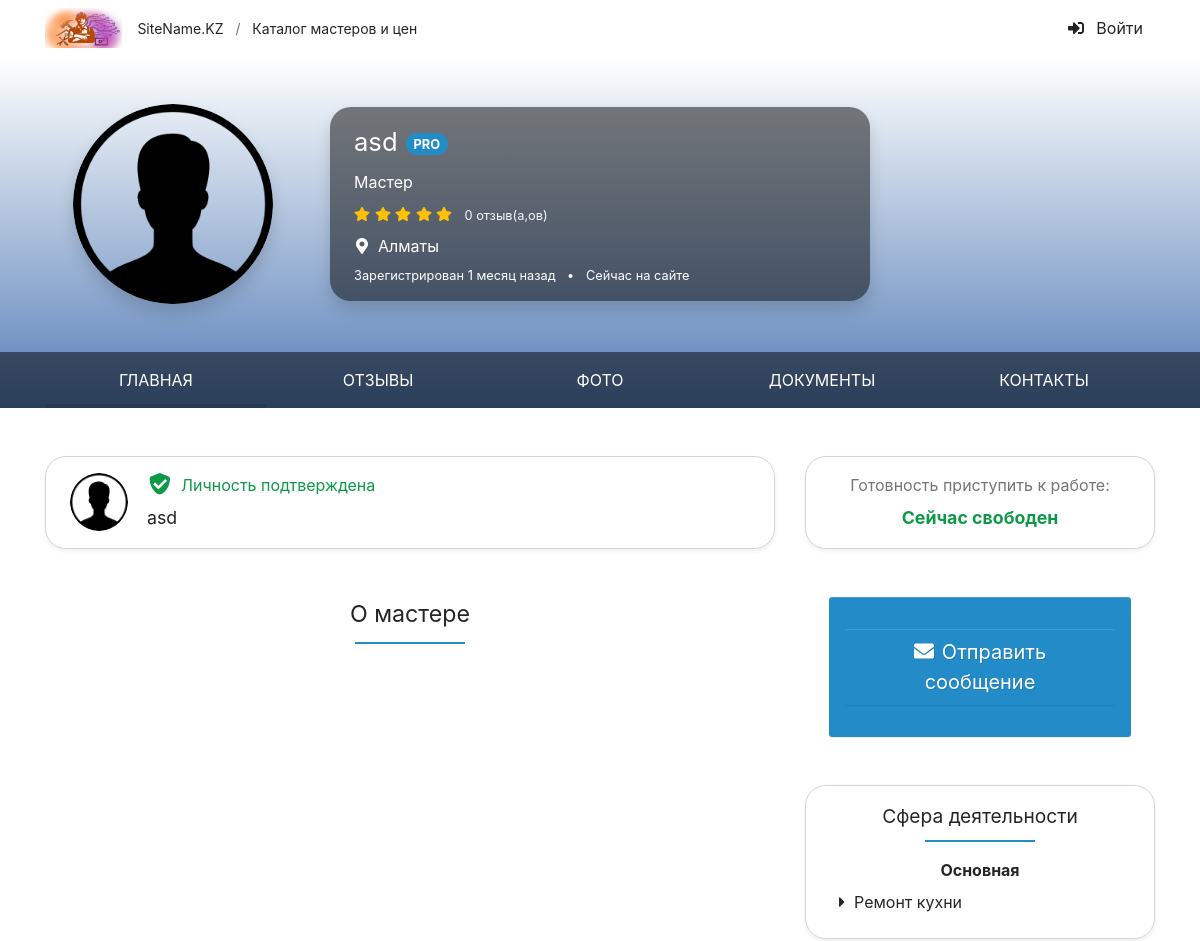
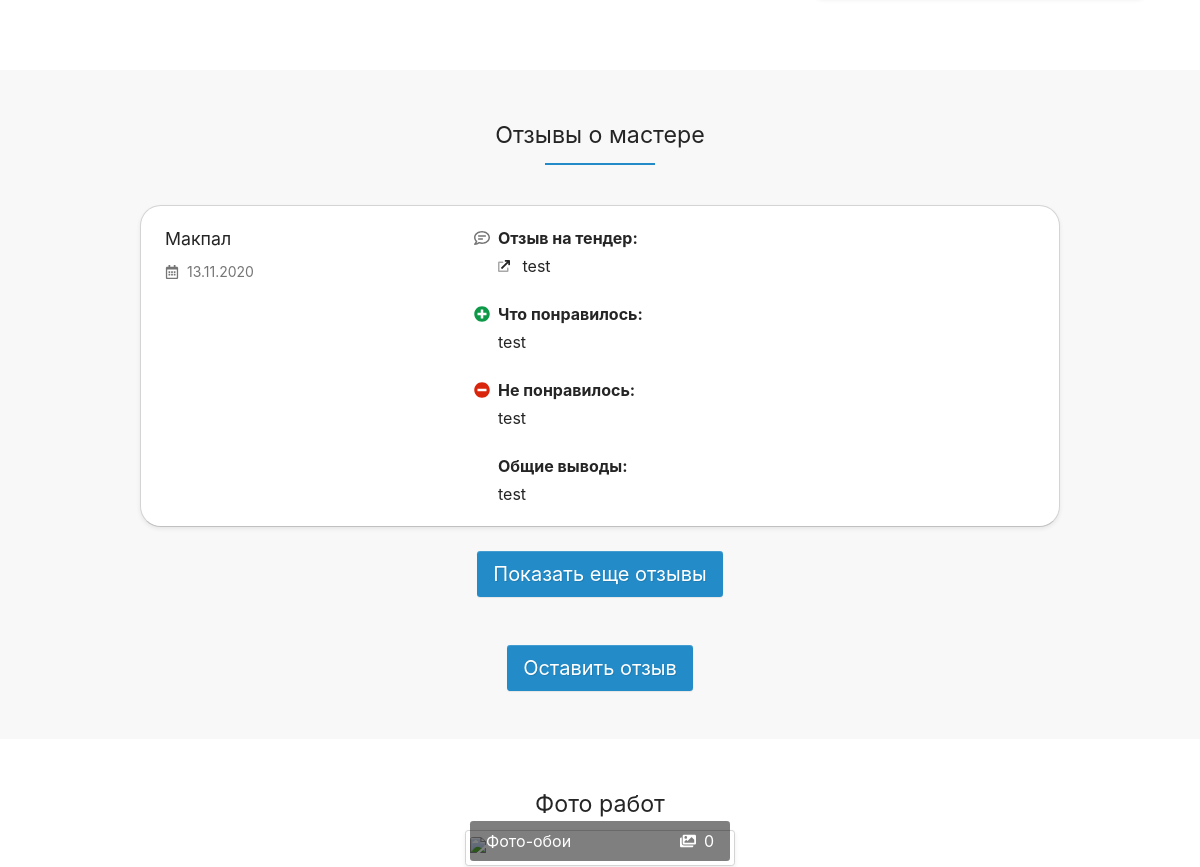
The page /employeeProfile.php?uid=19 (upper part) on the database as committed earlier (2 pictures, top to bottom).
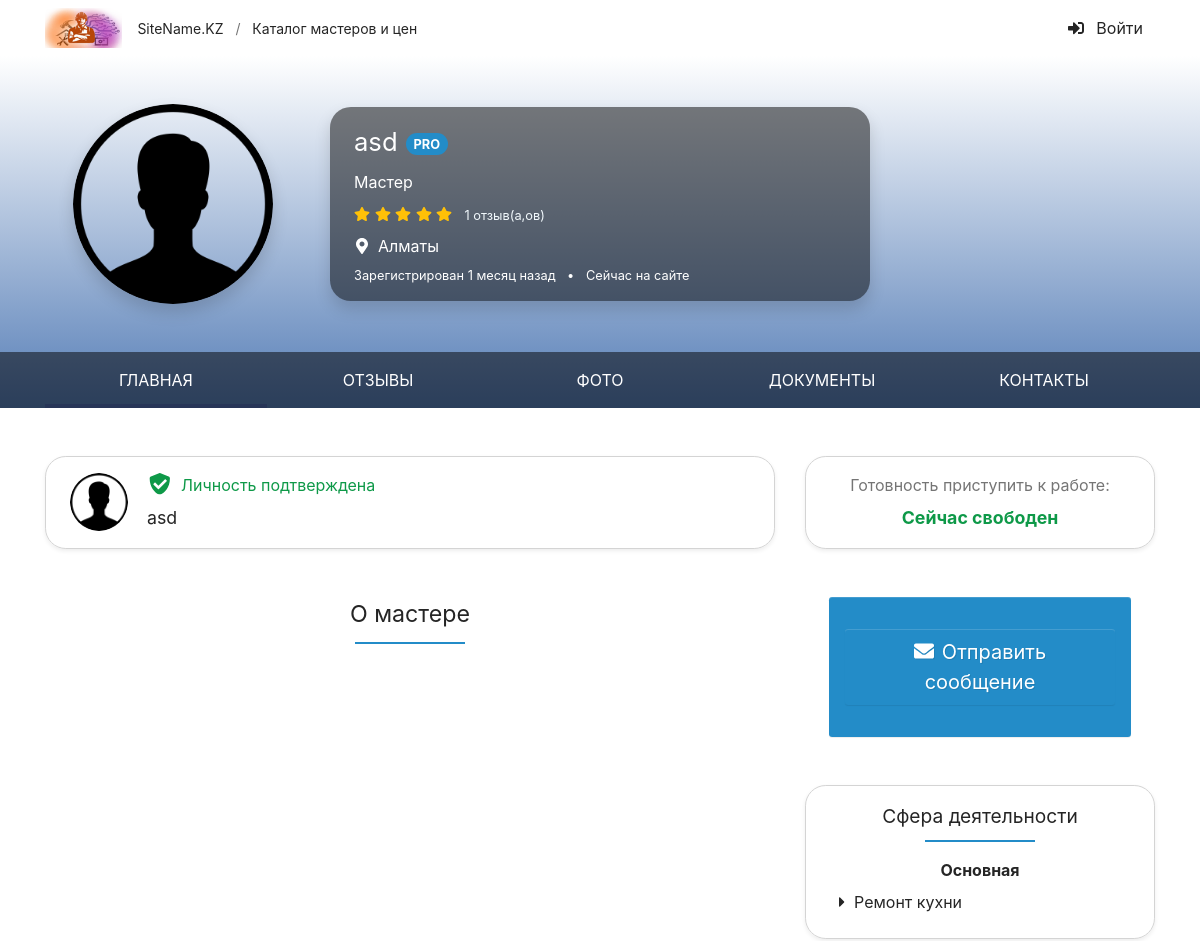
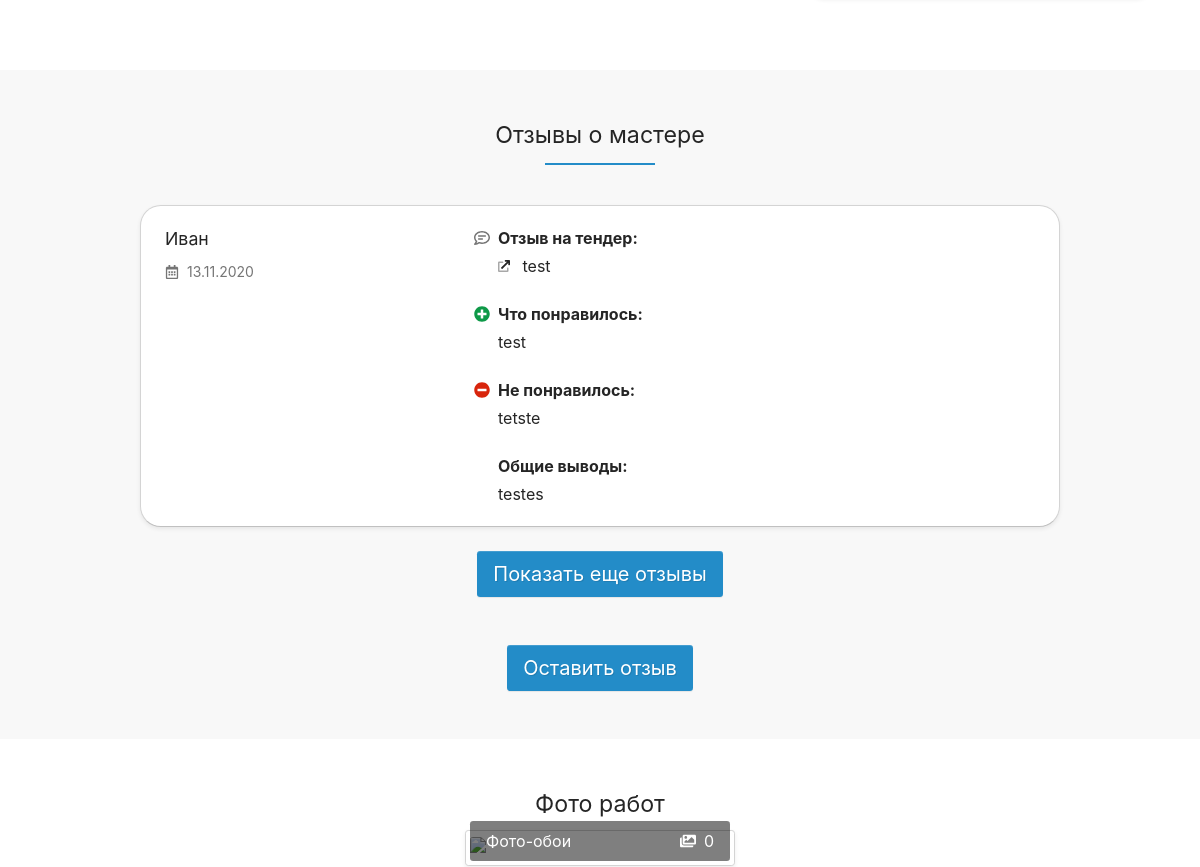
The same page on the database as committed later (2 pictures, top to bottom).
### tables this page shows
CREATE TABLE `users` (
  `ID` int(11) NOT NULL,
  `NAME` varchar(255) NOT NULL,
  `LASTNAME` varchar(255) NOT NULL,
  `PHONE` varchar(255) NOT NULL,
  `TYPE` int(11) NOT NULL,
  `PASSWORD` varchar(255) NOT NULL,
  `STATUS` int(11) NOT NULL,
  `LOCATION` int(11) NOT NULL,
  `ABOUT` mediumtext NOT NULL,
  `AVATAR` varchar(100) NOT NULL,
  `POST_DATE` date DEFAULT NULL
);

CREATE TABLE `dic_country` (
  `ID` int(11) NOT NULL,
  `NAME` varchar(255) NOT NULL
);

CREATE TABLE `services` (
  `ID` int(11) NOT NULL,
  `NAME_SERV` varchar(255) NOT NULL,
  `SPECID` int(11) NOT NULL
);

CREATE TABLE `review` (
  `ID` int(11) NOT NULL,
  `REV_TENDER` mediumtext NOT NULL,
  `LIKE_REV` mediumtext NOT NULL,
  `NOTLIKE_REV` mediumtext NOT NULL,
  `ALL_CONCL` mediumtext NOT NULL,
  `ID_FROM` int(11) NOT NULL,
  `ID_TO` int(11) NOT NULL,
  `DATE_COMMENT` date NOT NULL
);

### employeeProfile.php (the view, shortened to what the changed rows need)
<!DOCTYPE html>
<html lang="ru">
<head>
<link href="Theme/css/photoswipe.css" rel="stylesheet">
<link href="Theme/css/default-skin.css" rel="stylesheet">
<link href="Theme/css/site.css" rel="stylesheet">
</head>
<body id="top" data-spy="scroll" data-target="#navbar" data-offset="100">
<section style="background: linear-gradient(#FFFFFF, #567EB7);">
    <div>
        <div class="container py-4 py-md-5">
            <div class="row align-items-center">
            <?php
               $uid = $_GET['uid'];
               require_once 'conn.php';
               $query2 ="SELECT u.*, d.name FROM `users` u, dic_country d where u.location = d.id and u.id = $uid";
               $result2 = mysqli_query($link, $query2) or die("Ошибка " . mysqli_error($link));
               $rows2 = mysqli_fetch_all($result2, MYSQLI_ASSOC);
               foreach($rows2 as $row) {
            ?>
                <div class="col-md-4 col-lg-3 text-center mb-4 mb-md-0">
                    <img class="rounded-circle shadow" src="<?php if($row['AVATAR']) { echo $row['AVATAR']; } else { echo 'avatar/user.png';} ?>" width="200" height="200" alt="Мастер Иван Иванов">
                </div>
               <?php } ?>
                <div class="col-md-8 col-lg-7 col-xl-6">
                    <div class="bg-black-50 rounded-xl px-4 py-3 text-white text-center text-md-left shadow">
                        <?php
                        $uid = $_GET['uid'];
                       require_once 'conn.php';
                       $query ="SELECT u.*, d.name FROM `users` u, dic_country d where u.location = d.id and u.id = $uid";
                       $result = mysqli_query($link, $query) or die("Ошибка " . mysqli_error($link));
                       $rows = mysqli_fetch_all($result, MYSQLI_ASSOC);
                       $get_id = $_GET['uid'];
                       $qr = "select max(rw.id) max_id from review rw where rw.ID_TO = $get_id";
                       $ress = mysqli_query($link, $qr) or die("Ошибка " . mysqli_error($link));
                       $row_s = mysqli_fetch_all($ress, MYSQLI_ASSOC);
                       $max_id =  $row_s[0]['max_id'];
                       if($max_id)
                       {
                       $qs = "SELECT count(*) c FROM `review` r, `users` u where r.id_from = u.id and r.ID_TO = $get_id and r.id != $max_id";
                       $rs2 = mysqli_query($link, $qs) or die("Ошибка " . mysqli_error($link));
                       $qs2 = mysqli_fetch_all($rs2, MYSQLI_ASSOC);
                       }else {
                           $qs2[0]['c'] = 0;
                       }
                       foreach($rows as $row) {
                       ?>
                        <h1><?php echo $row['NAME']; ?><span id="w1" class="ml-2 icon-pro">PRO</span></h1>
                        <div class="mt-2"><?php if($row['TYPE'] == '2') { ?>Мастер <?php } else { ?>Заказчик<?php } ?></div>
                        <div class="mt-2">
                            <span class="text-warning pr-2">
                                <svg class="i is-star"><use xlink:href="#s-star" /></use></svg>
                                <svg class="i is-star"><use xlink:href="#s-star" /></use></svg>
                                <svg class="i is-star"><use xlink:href="#s-star" /></use></svg>
                                <svg class="i is-star"><use xlink:href="#s-star" /></use></svg>
                                <svg class="i is-star"><use xlink:href="#s-star" /></use></svg>
                            </span>
                             <a href="#reviews" rel="nofollow" class="small text-light"><?php if($qs2[0]['c']) { echo $qs2[0]['c']; } else { echo '0';} ?> отзыв(a,ов)</a>
                        </div>
                        <div class="mt-2">
                            <svg class="mr-2 i is-map-marker-alt"><use xlink:href="#s-map-marker-alt" /></use></svg><?php echo $row['name']; ?>
                        </div>
                        <div class="small mt-2">
                            <span class="text-nowrap">Зарегистрирован 1 месяц назад</span>
                            <span class="d-none d-sm-inline px-2">•</span>
                            <span class="text-nowrap">Сейчас на сайте</span>
                        </div>
                       <?php } ?>
                    </div>
                </div>
            </div>
        </div>
  </div>
</section>
<section class="container pt-5">
    <div class="row mb-4">
        <div class="col-lg-8">
            <div class="border mb-5 py-3 px-4 rounded-xl shadow-sm position-relative">
                    <div class="row">
                    <?php  foreach($rows as $row) { ?>
                        <div class="col-auto pr-1">
                             <img class="rounded-circle" src="<?php if($row['AVATAR']) { echo $row['AVATAR']; } else { echo 'avatar/user.png';} ?>" width="58" height="58" alt="Мастер Иван Иванов">                                                    </div>
                        <div class="col position-static">
                        <?php } ?>
                        <?php  foreach($rows as $row) { ?>
                            <div class="mb-2 mt-n1">
                                <a class="text-success mb-2 stretched-link" href="#" data-modal="/modal/verified?user=3991">
                                    <svg class="mb-0 mr-1 pt-1 h1 i is-shield-check"><use xlink:href="#s-shield-check" /></use></svg>
                                    <?php if($row['STATUS'] == '1') { ?>Личность подтверждена <?php } ?>
                                </a>
                            </div>
                            <div class="h5 mb-0">
                            <?php echo $row['NAME']; ?>
                            </div>
                        <?php } ?>
                        </div>
                    </div>
            </div>
            <h2 class="mb-4 text-center h-underline h-underline-secondary">О мастере  </h2>
        </div>
        <div class="col-lg-4">
            <div class="mt-5 border mb-5 pt-3 pb-4 px-1 rounded-xl shadow-sm">
                <?php
                $query = "SELECT u.*, d.name, sc.* FROM `users` u, dic_country d, users_speciality us, services sc, speciality s where u.location = d.id and u.id = us.USER_ID and us.USER_SPECIALITY = sc.ID and sc.SPECID = s.id and u.id = $uid";
                $result = mysqli_query($link, $query) or die("Ошибка " . mysqli_error($link));
                $rows_serv = mysqli_fetch_all($result, MYSQLI_ASSOC);
                foreach($rows_serv as $row) {
                ?>
                    <ul id="w2" class="ml-4 flex-column nav">
                        <li class="nav-item"><svg class="text-body mr-1 i is-caret-right"><use xlink:href="#s-caret-right" /></use></svg><?php echo $row['NAME_SERV']; ?></a></li>
                    </ul>
                <?php } ?>
                </div>
            </div>
        </div>
</section>
<section id="reviews" class="pt-5 bg-ultra-light">
    <div class="container">
        <h2 class="mb-4 text-center h-underline h-underline-secondary">Отзывы о мастере </h2>
<?php
      require_once 'conn.php';
       $get_id = $_GET['uid'];
        $query_rev = "SELECT r.*, u.* FROM `review` r, `users` u where r.id_from = u.id and r.ID_TO = $get_id order by r.id DESC LIMIT 0,1 ";
        $result_rev = mysqli_query($link, $query_rev) or die("Ошибка " . mysqli_error($link));
        $num_rows = mysqli_num_rows($result_rev);
        $rows_rev = mysqli_fetch_all($result_rev, MYSQLI_ASSOC);
if($num_rows <= 0) { ?>
        <div class="row justify-content-center">
    <div class="col-xl-10">
                    <div id="w4" class="alert-info alert-i alert" role="alert">
<svg class="alert-icon i id-info-circle" style="--i-primary-color: white;" ajax=""><svg class="i-color" style="--i-primary-color: white;" id="d-info-circle" xmlns="http://www.w3.org/2000/svg" viewBox="0 0 512 512"><defs></defs><path fill="currentColor" d="M256 8C119 8 8 119.08 8 256s111 248 248 248 248-111 248-248S393 8 256 8zm0 110a42 42 0 1 1-42 42 42 42 0 0 1 42-42zm56 254a12 12 0 0 1-12 12h-88a12 12 0 0 1-12-12v-24a12 12 0 0 1 12-12h12v-64h-12a12 12 0 0 1-12-12v-24a12 12 0 0 1 12-12h64a12 12 0 0 1 12 12v100h12a12 12 0 0 1 12 12z" class="i-secondary"></path><path fill="currentColor" d="M256 202a42 42 0 1 0-42-42 42 42 0 0 0 42 42zm44 134h-12V236a12 12 0 0 0-12-12h-64a12 12 0 0 0-12 12v24a12 12 0 0 0 12 12h12v64h-12a12 12 0 0 0-12 12v24a12 12 0 0 0 12 12h88a12 12 0 0 0 12-12v-24a12 12 0 0 0-12-12z" class="i-primary"></path></svg></svg>На данный момент отзывов пока еще нет.
</div>            </div>
</div>
<?php }else {
    foreach($rows_rev as $row) {
    ?>
        <div class="row justify-content-center">
            <div class="col-xl-10">
            <div id="review9835" class="card mt-3 mb-4 shadow-sm rounded-xl">
                <div class="card-body px-3 px-md-4">
                    <div class="row">
                        <div class="col-sm-8 col-md-6 col-lg-4 middle mb-3 mb-lg-0">
                            <a class="h5 text-body" href="#"><?php echo  $row['NAME']; ?></a>
                                <div class="text-muted mt-2"><svg class="mr-1 i ir-calendar-alt">
                                    <use xlink:href="#r-calendar-alt" /></use></svg>
                                    <?php $date = date('d.m.Y');  echo $date;?>
                                </div>
                        </div>
                        <div class="col-lg-8 mb-n4 pl-sm-5">
                            <div class="mb-4">
                                    <svg class="text-muted position-absolute ml-n4 mt-1 d-none d-sm-block i ir-comment-lines"><use xlink:href="#r-comment-lines" /></use></svg>
                                        <div class="font-weight-bold mb-1">Отзыв на тендер:</div>
                                    <a class="text-body" href="#">
                                        <svg class="mr-1 pr-1 i id-external-link"><use xlink:href="#d-external-link" /></use></svg>
                                        <?php echo $row['REV_TENDER']; ?></a>
                            </div>
                            <div class="mb-4">
                                    <svg class="text-success position-absolute ml-n4 mt-1 d-none d-sm-block i is-plus-circle"><use xlink:href="#s-plus-circle" /></use></svg>
                                     <div class="font-weight-bold mb-1">Что понравилось:</div>
                                     <?php echo $row['LIKE_REV']; ?>
                            </div>
                            <div class="mb-4">
                                    <svg class="text-danger position-absolute ml-n4 mt-1 d-none d-sm-block i is-minus-circle"><use xlink:href="#s-minus-circle" /></use></svg>
                                    <div class="font-weight-bold mb-1">Не понравилось:</div>
                                    <?php echo $row['NOTLIKE_REV']; ?>
                            </div>
                            <div class="mb-4">
                                    <div class="font-weight-bold mb-1">Общие выводы:</div>
                                    <?php echo $row['ALL_CONCL']; ?>
                            </div>
                        </div>
                    </div>
                </div>
            </div>
    <?php } ?>
        </div>
<?php } ?>
        </div>
    </div>
</section>
<section id="photos" class="py-5">
    <div class="container-fluid">
        <div style="    display: flex;
    justify-content: center;
    align-items: center;">
        <div>  <h2 class="">Фото работ</h2>  </div>
       </div>
    </div>
</section>
</body>
</html>

Rows that differ between the two databases and show on the page:
no longer on this page (row unchanged): review: users.NAME "Макпал", REV_TENDER "test", LIKE_REV "test", NOTLIKE_REV "test", ALL_CONCL "test"
shown differently, row unchanged: users "asd": c (not shown) → "1"; no longer shows "0"
added review: users.NAME "Иван", REV_TENDER "test", LIKE_REV "test", NOTLIKE_REV "tetste", ALL_CONCL "testes"
